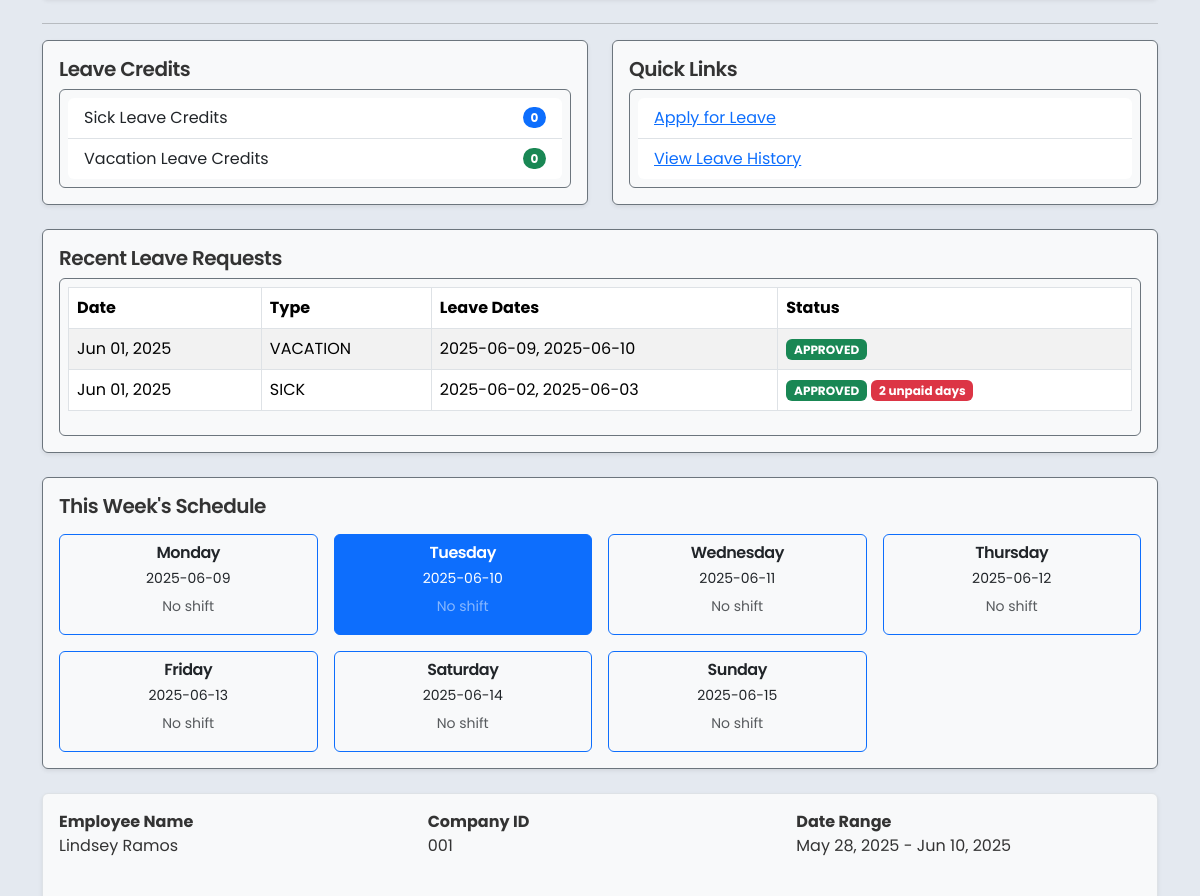
The page / (signed in, middle part) on the database as committed earlier.
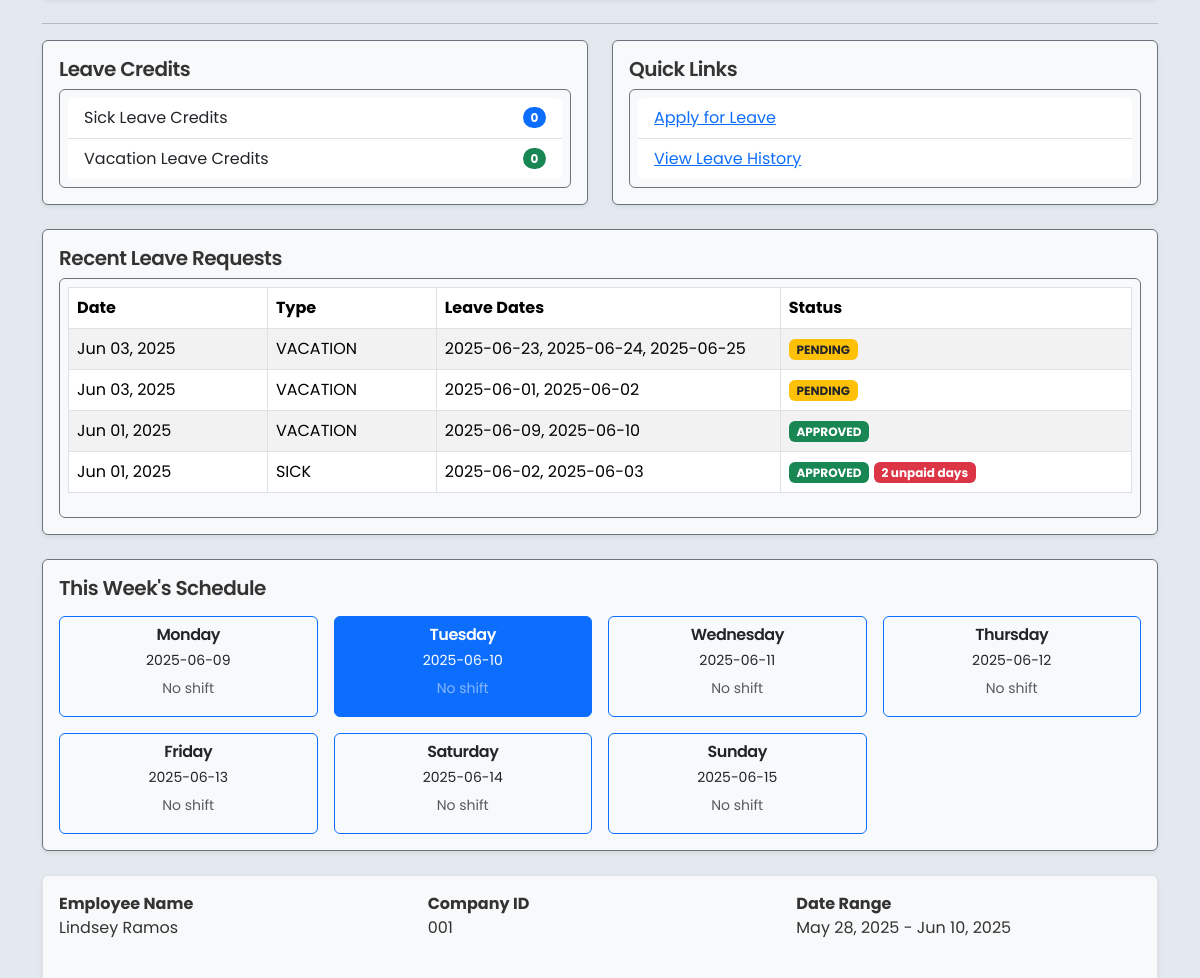
The same page on the database as committed later.
### core/models.py (models this page shows, shortened)
class LeaveRequest(models.Model):
    class LeaveType(models.TextChoices):
        SICK = 'SICK', 'Sick Leave'
        MATERNITY = 'MATERNITY', 'Maternity Leave'
        PATERNITY = 'PATERNITY', 'Paternity Leave'
        VACATION = 'VACATION', 'Vacation Leave'
        EMERGENCY = 'EMERGENCY', 'Emergency Leave'
    class ApprovalStatus(models.TextChoices):
        PENDING = 'PENDING', 'PENDING'
        APPROVED = 'APPROVED', 'APPROVED'
        REJECTED = 'REJECTED', 'REJECTED'
    employee = models.ForeignKey('Employee', on_delete=models.CASCADE, related_name='leave_requests')
    leave_number = models.PositiveIntegerField(unique=True, editable=False)
    leave_dates = JSONField(default=list, blank=True, null=True)
    reason_for_leave = models.TextField()
    leave_type = models.CharField(max_length=20, choices=LeaveType.choices)
    remarks = models.TextField(blank=True, null=True)
    leave_credit_deduction = models.PositiveIntegerField(default=0)
    deduction_applied = models.BooleanField(default=False)
    department_approval = models.CharField(max_length=10, choices=ApprovalStatus.choices, default=ApprovalStatus.PENDING)
    hr_approval = models.CharField(max_length=10, choices=ApprovalStatus.choices, default=ApprovalStatus.PENDING)
    president_approval = models.CharField(max_length=10, choices=ApprovalStatus.choices, default=ApprovalStatus.PENDING)
    status = models.CharField(max_length=10, choices=ApprovalStatus.choices, default=ApprovalStatus.PENDING)
    paid_dates = models.PositiveIntegerField(default=0)
    unpaid_dates = models.PositiveIntegerField(default=0)
    created_at = models.DateTimeField(auto_now_add=True)

### core/views.py (the view)
# urls.py: path('', views.dashboard, name='dashboard'),
@login_required
def dashboard(request):
    employee = get_object_or_404(Employee, user_account=request.user)
    print("First Name:", employee.first_name)
    print("Last Name:", employee.last_name)
    print("Company ID:", employee.company_id)
    leave_depts = employee.leave_departments.all()
    shift_depts = employee.shift_departments.all()
    print("Leave Respondent for Departments:")
    for dept in leave_depts:
        print(f"- {dept.name}")
    print("Shift Respondent for Departments:")
    for dept in shift_depts:
        print(f"- {dept.name}")
    today = timezone.now().date()
    start_of_week = today - timedelta(days=today.weekday())  # Monday
    end_of_week = start_of_week + timedelta(days=6)
    week_days = []
    shifts_this_week = Shift.objects.filter(
        employee=employee,
        shift_date__range=[start_of_week, end_of_week]
    ).values('shift_date', 'shift_start', 'shift_end')
    shifts_map = {shift['shift_date']: shift for shift in shifts_this_week}
    for i in range(7):
        day = start_of_week + timedelta(days=i)
        shift_info = shifts_map.get(day)
        week_days.append({
            'label': day.strftime('%A'),
            'date': day.strftime('%Y-%m-%d'),
            'is_today': day == today,
            'shift_start': shift_info['shift_start'] if shift_info else None,
            'shift_end': shift_info['shift_end'] if shift_info else None,
        })
    recent_leaves = LeaveRequest.objects.filter(employee=employee).order_by('-created_at')[:5]
    departments = Department.objects.prefetch_related('shift_respondents', 'leave_respondents').all()
    start_date = today - timedelta(days=13)
    end_date = today
    attendance_dict = {
        record.date: record
        for record in Attendance.objects.filter(
            employee=employee,
            date__range=(start_date, end_date)
        ).select_related('shift')
    }
    dtr_data = []
    current_date = start_date
    total_hours = 0
    while current_date <= end_date:
        record = attendance_dict.get(current_date)
        worked_hours = 0
        if record:
            shift = record.shift
            worked_hours = record.worked_hours()
            print(round(worked_hours))
            total_hours += round(worked_hours)
            if shift:
                shift_start = shift.shift_start.strftime('%I:%M %p') if shift.shift_start else 'N/A'
                shift_end = shift.shift_end.strftime('%I:%M %p') if shift.shift_end else 'N/A'
                shift_range = f"{shift_start} - {shift_end}"
            else:
                shift_range = 'No Shift'
            time_in = record.time_in.strftime('%I:%M %p') if record.time_in else 'N/A'
            time_out = record.time_out.strftime('%I:%M %p') if record.time_out else 'N/A'
            arrival_status = record.arrival_status or 'N/A'
            departure_status = record.departure_status or 'N/A'
        else:
            shift_range = 'None'
            time_in = 'None'
            time_out = 'None'
            arrival_status = 'Off'
            departure_status = 'Off'
        dtr_data.append({
            'date': current_date.strftime('%Y-%m-%d'),
            'day': current_date.strftime('%A'),
            'shift': shift_range,
            'time_in': time_in,
            'time_out': time_out,
            'arrival_status': arrival_status,
            'departure_status': departure_status,
            'worked_hours': round(worked_hours),
        })
        current_date += timedelta(days=1)
    context = {
        'departments': departments,
        'employee': employee,
        'recent_leaves': recent_leaves,
        'today': today,
        'week_days': week_days,
        'dtr_records': dtr_data,
        'start_date': start_date,
        'end_date': end_date,
        'total_hours': total_hours
    }
    return render(request, 'dashboard.html', context)

### core/templates/dashboard.html (shortened to what the changed rows need)
{% extends 'base.html' %}
{% load static %}
{% block content %}
<div class="container py-4">
    {% if user.employee.role != "President" %}
    <div class="row mb-4">
        <div class="col-md-12">
            <div class="p-3 border rounded shadow-sm bg-light border border-1 border-secondary">
                {% if recent_leaves %}
                    <div class="table-responsive border p-2 rounded border-secondary">
                        <div style="overflow-x: auto;">
                            <table class="table table-striped table-bordered">
                                <thead>
                                    <tr>
                                        <th>Date</th>
                                        <th>Type</th>
                                        <th>Leave Dates</th>
                                        <th>Status</th>
                                    </tr>
                                </thead>
                                <tbody>
                                    {% for leave in recent_leaves %}
                                        <tr>
                                            <td>{{ leave.created_at|date:"M d, Y" }}</td>
                                            <td>{{ leave.leave_type }}</td>
                                            <td style="white-space: nowrap; max-width: 200px; overflow: hidden; text-overflow: ellipsis;">
                                                <span title="{{ leave.leave_dates|join:', ' }}">{{ leave.leave_dates|join:", " }}</span>
                                            </td>
                                            <td>
                                                <span class="badge
                                                    {% if leave.status == 'APPROVED' %}bg-success
                                                    {% elif leave.status == 'DENIED' %}bg-danger
                                                    {% else %}bg-warning text-dark{% endif %}">
                                                    {{ leave.status }}
                                                </span>
                                                {% if leave.unpaid_dates > 0 %}
                                                    <span class="badge bg-danger">
                                                        {{ leave.unpaid_dates }} unpaid days
                                                    </span>
                                                {% endif %}
                                            </td>
                                        </tr>
                                    {% endfor %}
                                </tbody>
                            </table>
                        </div>
                    </div>
                {% else %}
                    <p class="text-muted">No leave requests found.</p>
                {% endif %}
            </div>
        </div>
    </div>
    <div class="row mb-4">
        <div class="col-12">
            <div class="p-3 border rounded shadow-sm bg-light border border-1 border-secondary">
                <div class="row row-cols-2 row-cols-sm-3 row-cols-md-4 row-cols-lg-7 g-3">
                    {% for day in week_days %}
                        <div class="col">
                            <div class="card h-100 {% if day.is_today %}bg-primary text-white{% else %}bg-light{% endif %} border border-primary">
                                <div class="card-body p-2 text-center">
                                    <h6 class="card-title mb-1">{{ day.label }}</h6>
                                    <p class="card-text mb-1"><small>{{ day.date }}</small></p>
                                    {% if day.shift_start and day.shift_end %}
                                        <p class="card-text mb-0"><small>{{ day.shift_start }} - {{ day.shift_end }}</small></p>
                                    {% else %}
                                        <p class="card-text mb-2">
                                            <small class="{% if day.is_today %}text-white-50{% else %}text-muted{% endif %}">No shift</small>
                                        </p>
                                    {% endif %}
                                </div>
                            </div>
                        </div>
                    {% endfor %}
                </div>
            </div>
        </div>
    </div>
    {% endif %}
</div>
{% endblock %}

Rows that differ between the two databases and show on the page:
added LeaveRequest: created_at "Jun 03, 2025", leave_type "VACATION", leave_dates "2025-06-23, 2025-06-24, 2025-06-25", status "PENDING"
added LeaveRequest: created_at "Jun 03, 2025", leave_type "VACATION", leave_dates "2025-06-01, 2025-06-02", status "PENDING"
